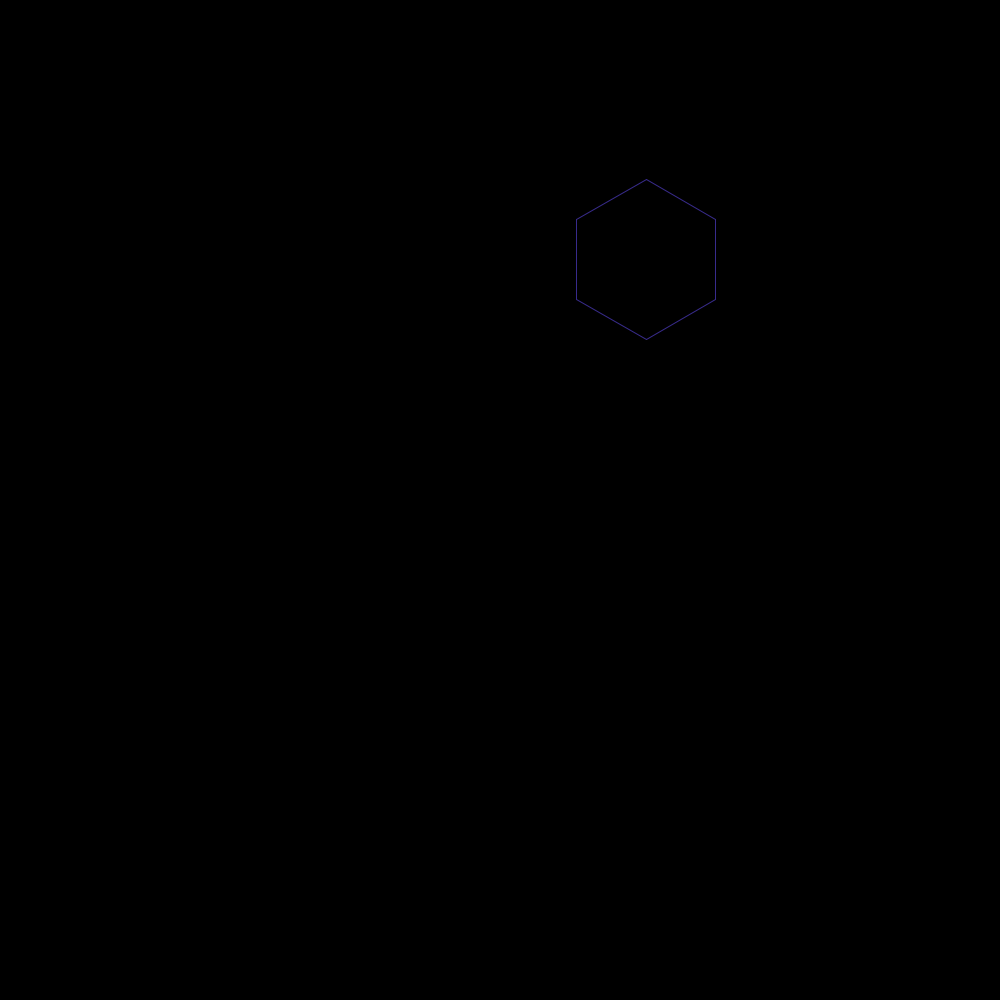
Frame 1 (no input)
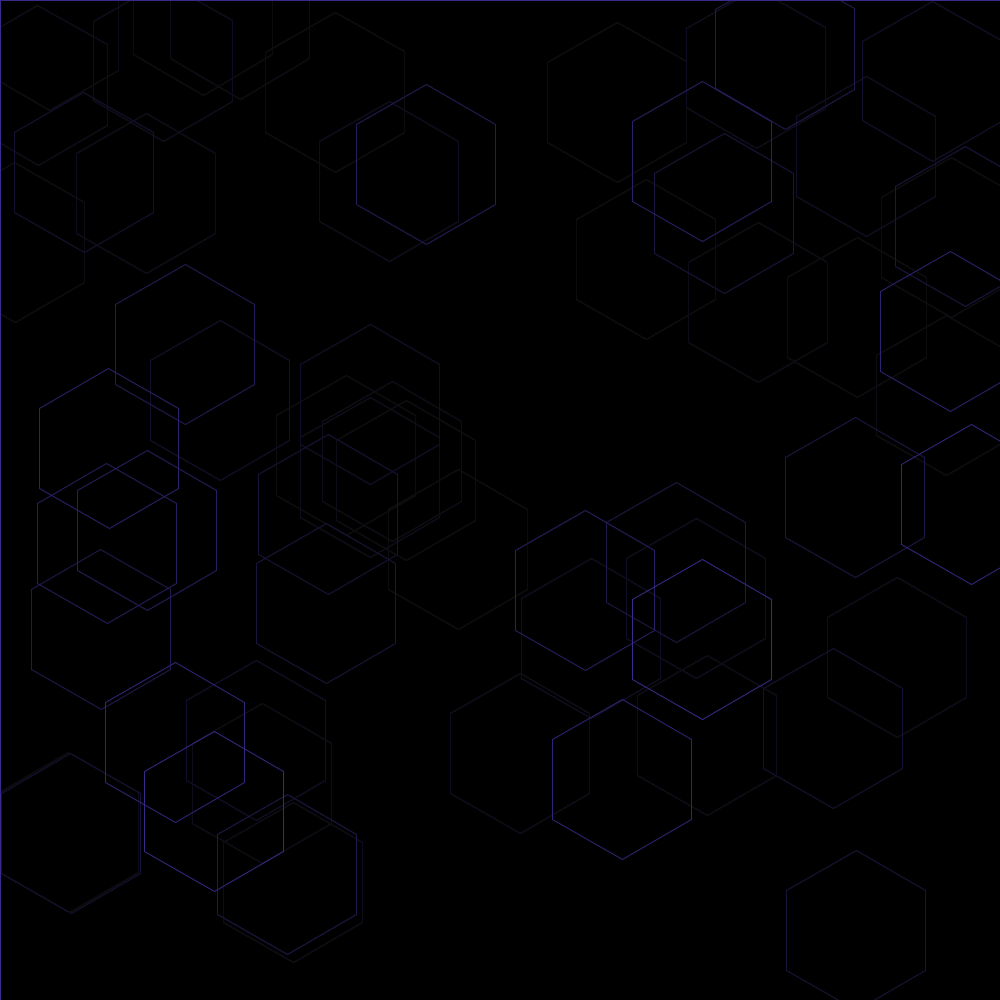
Frame 60 (the mouse pressed at the canvas centre just before this capture)
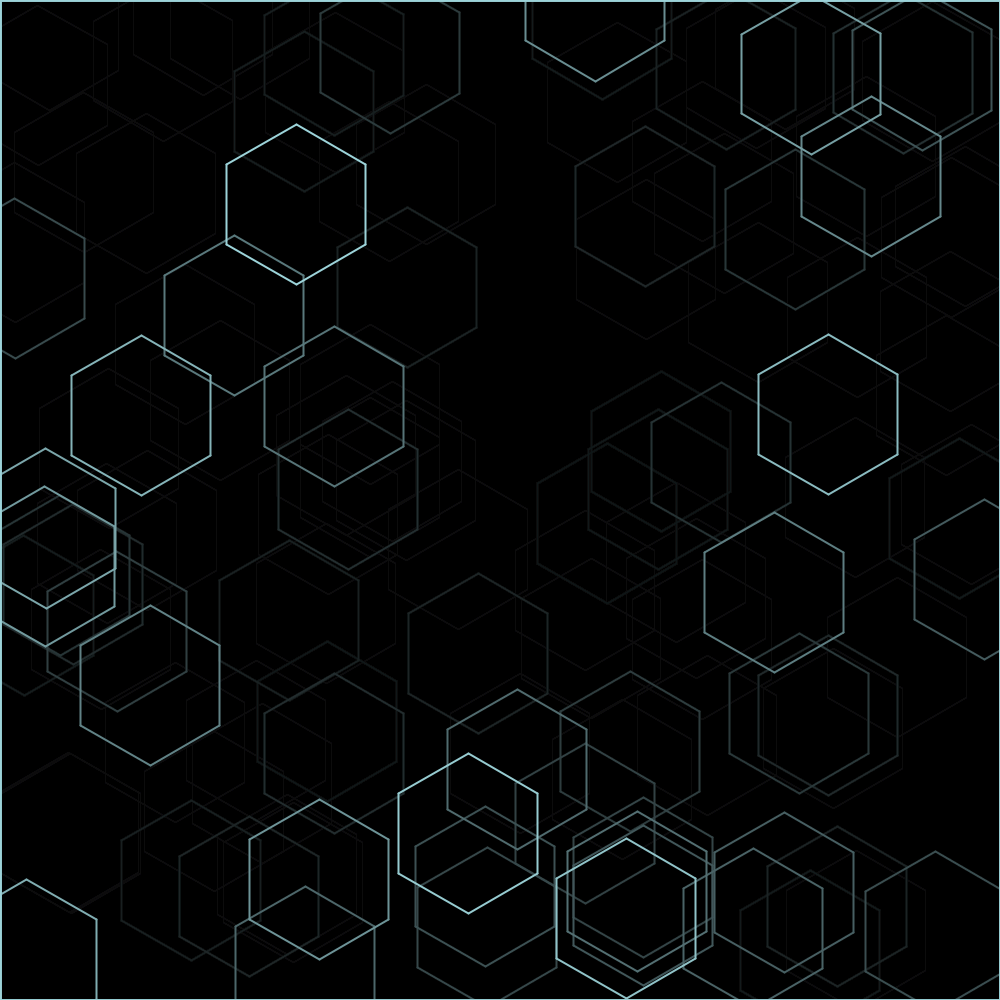
Frame 120 (the mouse held since frame 60 and released just before this capture)

The Processing sketch that drew these frames (run headless with seeded random() and noise(); from frame 60 on, the mouse is pressed at the canvas centre):

// Processing sketch: sketch_200620a
// ── sketch_200620a.pde
int ecken = 6; //Anzahl der Ecken!
int winkel;// wird später aus der Anzahl der Ecken berechnet
float x1, y1, x2, y2;
color colors[];

void setup() {
  size(1000, 1000);
  background(0);

  colors = new color[4];
  colors[0] = color(0, 115, 191);
  colors[1] = color(0, 96, 161);
  colors[2] = color(0, 64, 107);
  colors[3] = color(0, 49, 82);
}

void draw() {
  
  //Überblendet die alten Vielecke
  fill(0, 10);
  rect(0, 0, width, height);
  
  vieleck(ecken, (int)random(0, 1000), (int)random(0, 1000), 80, 80);
}


// Funktion zeichnet Vielecke
void  vieleck (int seiten, int x, int y, int radiusX, int radiusY) {
  // winkel entspricht dem Abstander der Ecken in Grad
  // z.B.: 3 Ecken:120°; 4 Ecken:90° usw.
  winkel = (int) 360/seiten;
  //die Schleife wird der Anzahl der Ecken entsprechend aufgerufen
  //z.B.: 3 mal beim 3-Eck oder 4 mal beim 4_eck
  for (int grade=0; grade<360; grade+=winkel) {
    // erster Punkt
    x1 =sin(radians(grade))*radiusX+(x);
    y1 =cos(radians(grade))*radiusY+(y);

    // zweiter Punkt
    x2 =sin(radians(grade+winkel))*radiusX+(x);
    y2 =cos(radians(grade+winkel))*radiusY+(y);
    
    //Y-Achse Position der Maus, bestimmt die Stärke der Kontur
    if (mouseY < 300) {
      strokeWeight(1);
    } else if (mouseY < 600) {
      strokeWeight(2);
    } else if (mouseY < 1000) {
      strokeWeight(3);
    } 
    
    //X-Achse, Position der Maus bestimmt die Farbe der Kontur
    if (mouseX < 150) {
      stroke(56, 43, 140);
    } else if (mouseX < 300) {
      stroke(92, 81, 166);
    } else if (mouseX < 450) {
      stroke(149, 138, 191);
    } else if (mouseX < 750) {
      stroke(156, 211, 217);
    } else if (mouseX < 1000) {
      stroke(242, 181, 167);
    }

    //zeichnet Linie zwischen Punkt 1 und Punkt 2
    line(x1, y1, x2, y2);
  }
}
